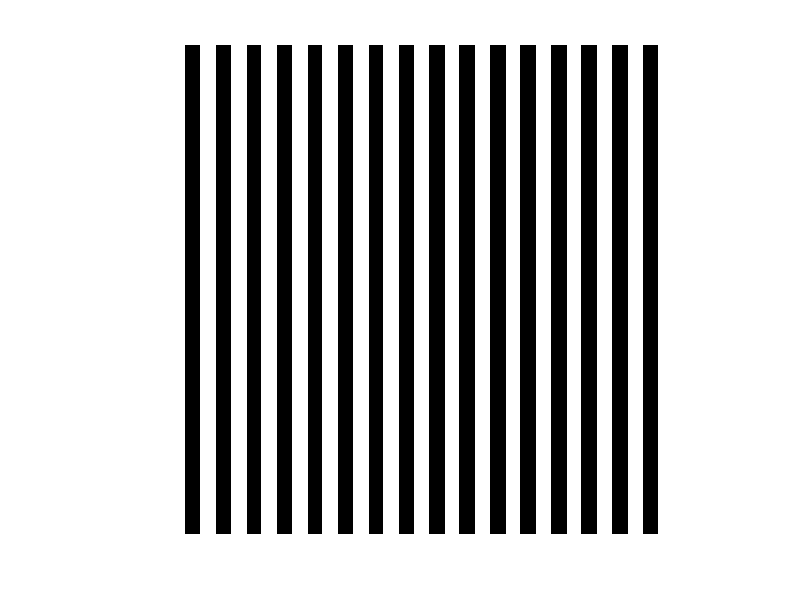
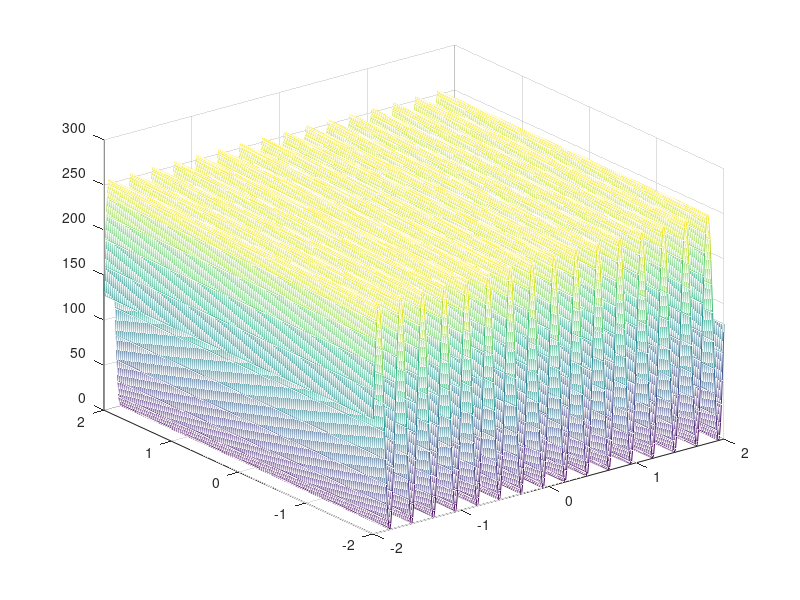

The MATLAB source for these figures, in order:
N = 400;                    % number of data points
x = linspace(-2,2,N);       % range of x values
y = linspace(-2,2,N);       % range of y values
[X,Y] = meshgrid(x,y);      % making a mesh from the x and y values

f = 2*pi*4;                   % cycles per cm
half_amp = 255/2;              
R = half_amp*sin(f*X) + half_amp;
A = zeros(size(R));
A(find(R>half_amp)) = 1;
figure (1);
imshow(A);
figure (2) ;
mesh(x,y,R);